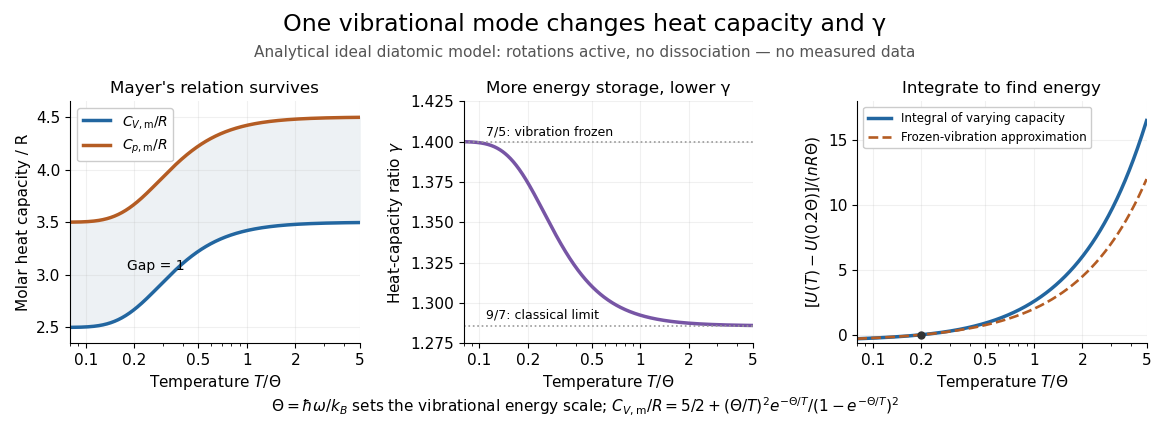

This figure's Python source:
"""Analytical ideal diatomic model: active rotations and one quantum vibration.

No gas-specific parameters or measured curves; dissociation is excluded.
Tested with Python 3.14.4, NumPy 2.3.5 and Matplotlib 3.10.7.
Run from _media; the output basename follows this script's basename.
"""

from pathlib import Path

import matplotlib.pyplot as plt
import numpy as np


def main():
    plt.rcParams.update({"font.size": 11, "axes.spines.top": False,
                         "axes.spines.right": False, "figure.facecolor": "white",
                         "axes.facecolor": "white", "savefig.facecolor": "white"})
    t = np.geomspace(0.08, 5.0, 700)  # t = T / Theta; rotations assumed active.
    x = 1 / t
    vib = x**2 * np.exp(-x) / (-np.expm1(-x))**2
    cv = 2.5 + vib
    cp = cv + 1
    gamma = cp / cv
    fig, axes = plt.subplots(1, 3, figsize=(11.7, 4.4), dpi=100)
    fig.subplots_adjust(left=0.06, right=0.98, top=0.77, bottom=0.22, wspace=0.36)
    fig.suptitle("One vibrational mode changes heat capacity and γ", fontsize=17, y=0.97)
    fig.text(0.5, 0.87, "Analytical ideal diatomic model: rotations active, no dissociation — no measured data",
             ha="center", fontsize=11, color="#555555")
    cap, ratio, energy = axes
    cap.plot(t, cv, color="#2266a0", lw=2.5, label=r"$C_{V,\mathrm{m}}/R$")
    cap.plot(t, cp, color="#b45c23", lw=2.5, label=r"$C_{p,\mathrm{m}}/R$")
    cap.fill_between(t, cv, cp, color="#edf1f4")
    cap.text(0.18, 3.05, "Gap = 1", fontsize=10)
    cap.set(ylabel="Molar heat capacity / R", ylim=(2.35, 4.65))
    cap.legend(loc="upper left", fontsize=10, framealpha=1)
    cap.set_title("Mayer's relation survives", fontsize=12)

    ratio.plot(t, gamma, color="#7755a5", lw=2.5)
    ratio.axhline(7/5, color="#999999", ls=":", lw=1.2)
    ratio.axhline(9/7, color="#999999", ls=":", lw=1.2)
    ratio.text(0.11, 1.404, "7/5: vibration frozen", fontsize=9)
    ratio.text(0.11, 1.290, "9/7: classical limit", fontsize=9)
    ratio.set(ylabel=r"Heat-capacity ratio $\gamma$", ylim=(1.275, 1.425))
    ratio.set_title("More energy storage, lower γ", fontsize=12)

    reference = 0.2
    def u(theta):
        return 2.5 * theta + 1 / np.expm1(1 / theta)
    delta_u = u(t) - u(reference)
    energy.plot(t, delta_u, color="#2266a0", lw=2.5, label="Integral of varying capacity")
    energy.plot(t, 2.5 * (t-reference), "--", color="#b45c23", lw=1.9, label="Frozen-vibration approximation")
    energy.scatter([reference], [0], color="#333333", s=25, zorder=5)
    energy.set(ylabel=r"$[U(T)-U(0.2\Theta)]/(nR\Theta)$", ylim=(-0.65, 18))
    energy.set_title("Integrate to find energy", fontsize=12)
    energy.legend(loc="upper left", fontsize=8.5, framealpha=1)
    for ax in axes:
        ax.set(xscale="log", xlim=(0.08, 5), xlabel=r"Temperature $T/\Theta$")
        ax.set_xticks([0.1, 0.2, 0.5, 1, 2, 5], labels=["0.1", "0.2", "0.5", "1", "2", "5"])
        ax.grid(alpha=0.18)
    fig.text(0.5, 0.065, r"$\Theta=\hbar\omega/k_B$ sets the vibrational energy scale; "
             r"$C_{V,\mathrm{m}}/R=5/2+(\Theta/T)^2 e^{-\Theta/T}/(1-e^{-\Theta/T})^2$",
             ha="center", fontsize=11)
    fig.savefig(Path(__file__).with_suffix(".png").name, facecolor="white", transparent=False)
    plt.close(fig)


if __name__ == "__main__":
    main()
